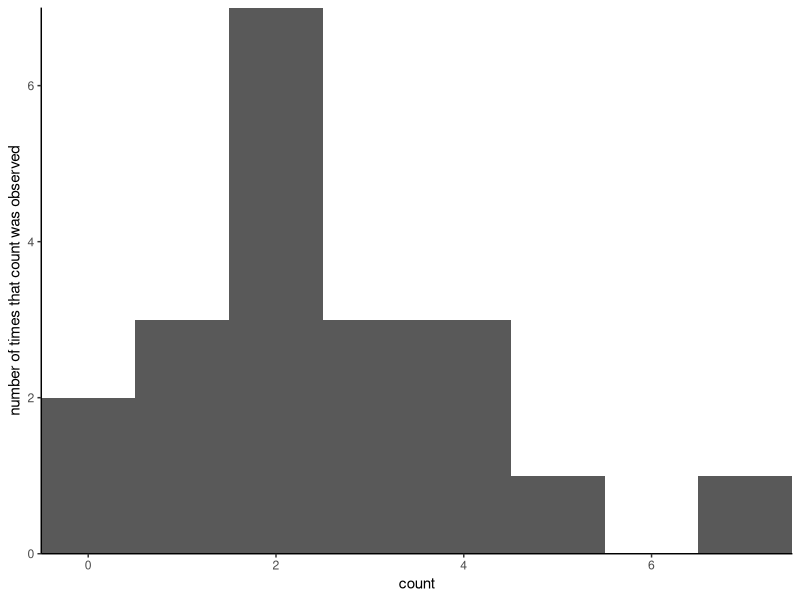
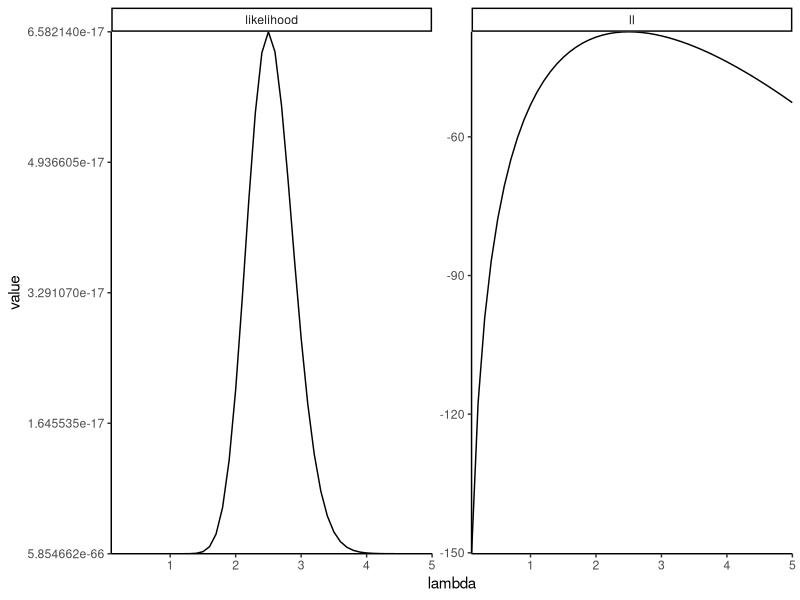

These charts were generated, in order, by the following R code:
# LIBRARIES --------------------------------------------------------------------

library(tidyverse)

# PRELIMINARY REMARKS ----------------------------------------------------------

# The code here is written using the tidyverse, which has the benefit of being
# more human-readable than functions from 'base R' (i.e. included in the 
# language by default without loading extra packages.) If you don't understand
# it there's a quick introduction here
# https://github.com/ChrisHIV/teaching/blob/main/other_topics/tidyverse_quick_intro.md
# and in many other places on the internet.

# ABBREVIATIONS ----------------------------------------------------------------

# df = dataframe
# col = column
# num = number (of)
# ll = log likelihood
# ML = ml = maximum-likelihood
# diff = difference

# CHOOSE INPUT PARAMETERS FOR SIMULATION ---------------------------------------

seed <- 12345 # seed for random number generation, to allow reproducibility
lambda_true <- 2.5 # rate parameter
num_observations <- 20

# SIMULATE DATA ----------------------------------------------------------------

set.seed(seed)

counts <- rpois(n = num_observations,
                lambda = lambda_true)

# PLOT DATA --------------------------------------------------------------------

df_data <- tibble(x = counts)

ggplot(df_data) +
  geom_histogram(aes(x),
                 breaks = seq(-0.5, max(counts) + 0.5, by = 1)) +
  theme_classic() +
  coord_cartesian(expand = FALSE) +
  labs(x = "count",
       y = "number of times that count was observed")

# DEFINE AND EXPLORE THE LOG LIKELIHOOD  ---------------------------------------

# Three different functions that should give the same ll as a function of lambda
# (except differing by a constant that's independent of lambda, which is
# irrelevant for our purposes).
ll_1 <- function(lambda_) {
  sum(log(dpois(x = counts,
        lambda = lambda_)))
}
ll_2 <- function(lambda_) {
  sum(dpois(x = counts,
            lambda = lambda_,
            log = TRUE))
}
ll_3 <- function(lambda_) {
  sum(counts) * log(lambda_) - num_observations * lambda_
}

# Pick a series of values for lambda and calculate the ll for each value, using
# each of the three methods 
df_ll <- tibble(lambda = seq(from = 0.1,
                                     to = 5,
                                     by = 0.1),
                        ll_1 = map_dbl(lambda, ll_1),
                ll_2 = map_dbl(lambda, ll_2),
                ll_3 = map_dbl(lambda, ll_3),
                diff_1_2 = ll_1 - ll_2,
                diff_1_3 = ll_1 - ll_3)

# Inspect the differences in the answers given by the three methods - it's 
# always the same (i.e. independent of lambda) to within machine precision.
table(df_ll$diff_1_2)
table(df_ll$diff_1_3)

# Keep the col for only one of the methods. Rename it. Exponentiate it.
df_ll <- df_ll %>%
  select(lambda, ll_1) %>%
  rename(ll = ll_1) %>%
  mutate(likelihood = exp(ll))

# 'Pivot' the df from 'wide' format (many cols, few rows) to 'long' format (many
# rows, few cols). As a rule of thumb, you'll find it easier to plot dfs using
# ggplot if they're relatively long rather than wide. Here it's just so that we
# get one row with the value of the likelihood and another row with the value of
# the ll, both with the same lambda. 
df_ll_long <- df_ll %>%
  pivot_longer(c("ll", "likelihood"), names_to = "which_quantity")

# Plot both the likelihood and the ll
ggplot(df_ll_long) +
  geom_line(aes(x = lambda,
                y = value)) +
  facet_wrap(~which_quantity, scales = "free_y") +
  theme_classic() +
  coord_cartesian(expand = FALSE)

# Find the ML estimate of lambda among the values we've considered
df_ll %>%
  filter(ll == max(ll))

# Find the ML estimate of lambda by numerically optimising the ll_3 function
optim(par = 1, # starting guess for lambda
      fn = ll_3, 
      control = list(fnscale = -1), # tells optim to maximise, not minimise
      method = "L-BFGS-B", # a method that accepts lower and/or upper boundaries
      lower = 0, # lambda cannot be negative
      upper = Inf)

# An alternative way of doing this analysis, which is convenient but hides the 
# detail of the likelihood, hindering your understanding of what you're doing 
model_fit <- glm(data = tibble(observation = counts), 
    family = poisson(link = "log"),
    formula = observation ~ 1)
exp(coefficients(model_fit)) # the ML estimate of lambda

# Repeat the above steps for different values of num_observations and see how
# the estimates become more accurate, and the likelihood becomes more sharply
# peaked, with increasing data.

# Extension:
# The formula argument used for the glm function, observation ~ 1, means we
# modelled the rate parameter in the poission distribution as being proportional 
# to a constant; the 'regression coefficient' here is the coefficient of that
# constant (1). Remember that in simple linear regression we can use a mean 
# parameter for the normal distribution that's not just a constant c but also 
# varies with x, i.e. y is normally distributed N(mx + c, sigma^2), and we
# estimate the regression coefficient m. In 'Poisson regression' we can do
# something similar - instead of having the mean parameter be proportional to a
# constant, we can allow it to vary with some predictor variable x and see how
# much (if at all) variation in x is associated with variation in the outcome.
# We could do that by using
# formula = observation ~ x
# (the intercept '1' term is included with other predictors by default) or
# adjusting our manually defined likelihood. See more about Poisson regression
# here https://en.wikipedia.org/wiki/Poisson_regression

